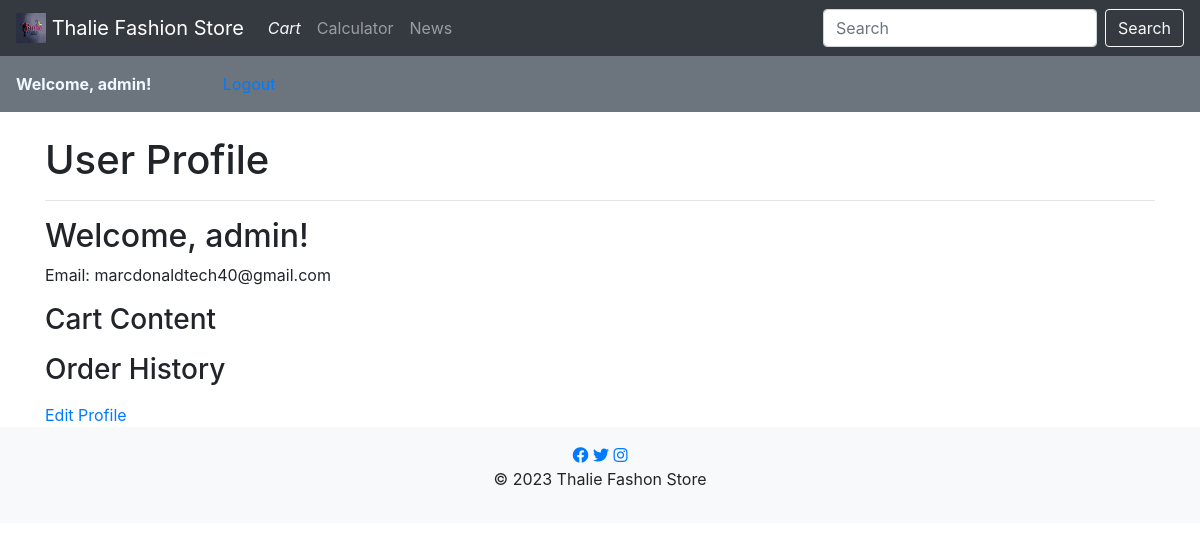
The app's page /user_profile/ (signed in), older data.
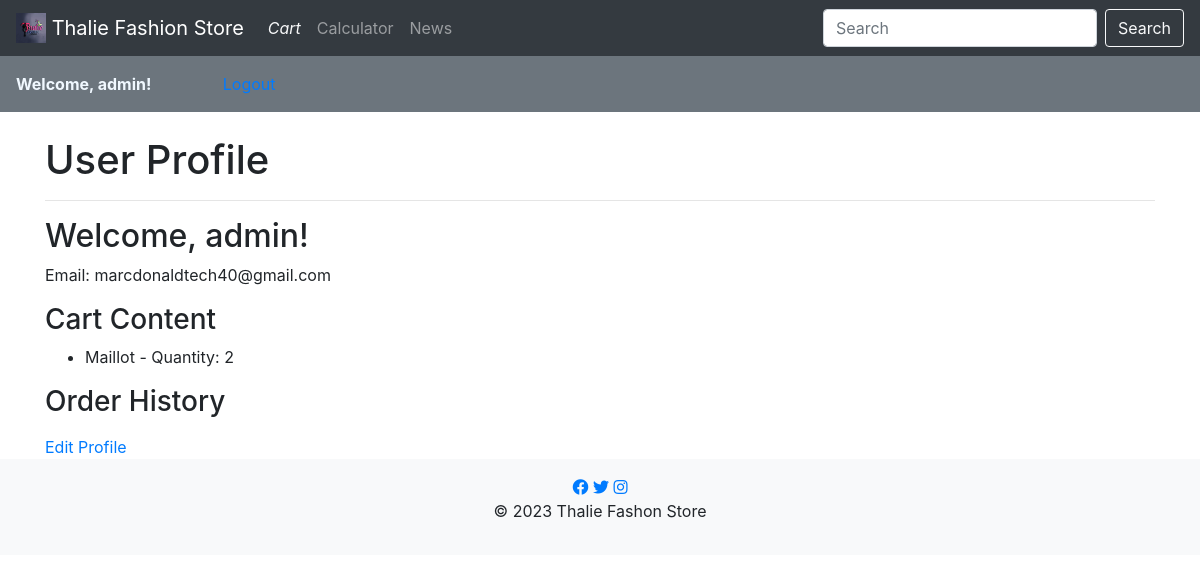
The same page, newer data.
### thalie/models.py (models this page shows, shortened)
class CartItem(models.Model):
    cart = models.ForeignKey('Cart', on_delete=models.CASCADE)
    product = models.ForeignKey('Product', on_delete=models.CASCADE)
    quantity = models.PositiveIntegerField(default=1)
    user = models.ForeignKey(User, on_delete=models.CASCADE, default=1)

class Product(models.Model):
    title = models.CharField(max_length=255)
    description = models.TextField()
    price = models.DecimalField(max_digits=10, decimal_places=2)
    category = models.ForeignKey(Category, on_delete=models.SET_NULL, null=True, blank=True)
    brand = models.ForeignKey(Brand, on_delete=models.CASCADE)
    image = models.ImageField(upload_to='product_images/')

### thalie/views.py (the view)
# urls.py: path('user_profile/', user_profile, name='user_profile'),
@login_required
def user_profile(request):
    user = request.user
    cart_items = CartItem.objects.filter(cart__user=user)
    orders = Order.objects.filter(user=user)
    return render(request, 'user_profile.html', {'user': user, 'cart_items': cart_items, 'orders': orders})

### thalie/templates/user_profile.html (shortened to what this page needs)
{% extends 'base.html' %}
{% block header %}User Profile{% endblock %}
{% block content %}
  <h2>Welcome, {{ user.username }}!</h2>
  <p>Email: {{ user.email }}</p>
  <h3>Cart Content</h3>
  <ul>
    {% for item in cart_items %}
      <li>{{ item.product.title }} - Quantity: {{ item.quantity }}</li>
    {% endfor %}
  </ul>
  <h3>Order History</h3>
  <a href="{% url 'edit_profile' %}">Edit Profile</a>
{% endblock %}

Row changes from the older to the newer data that the page shows:
added CartItem: product "Maillot", quantity "2"
